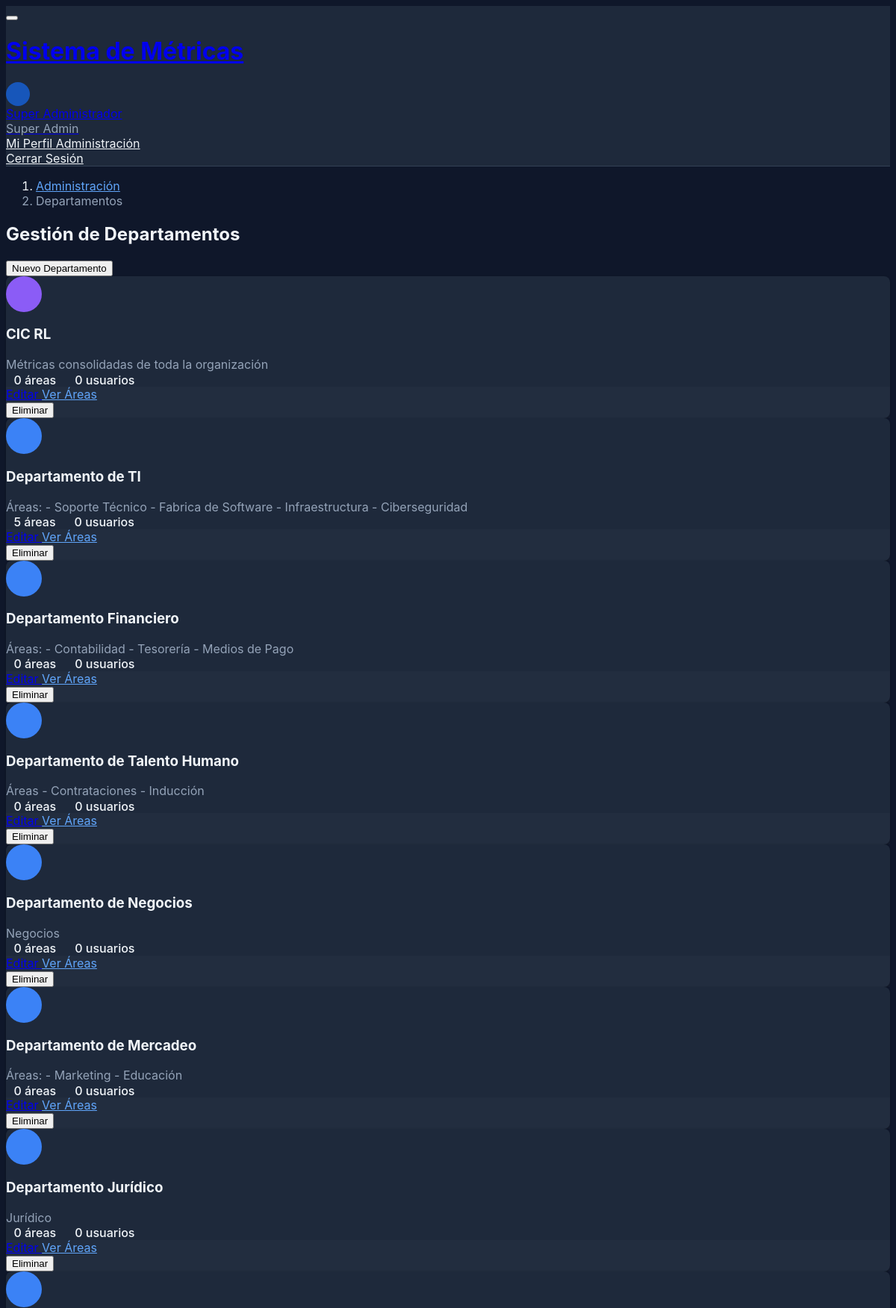
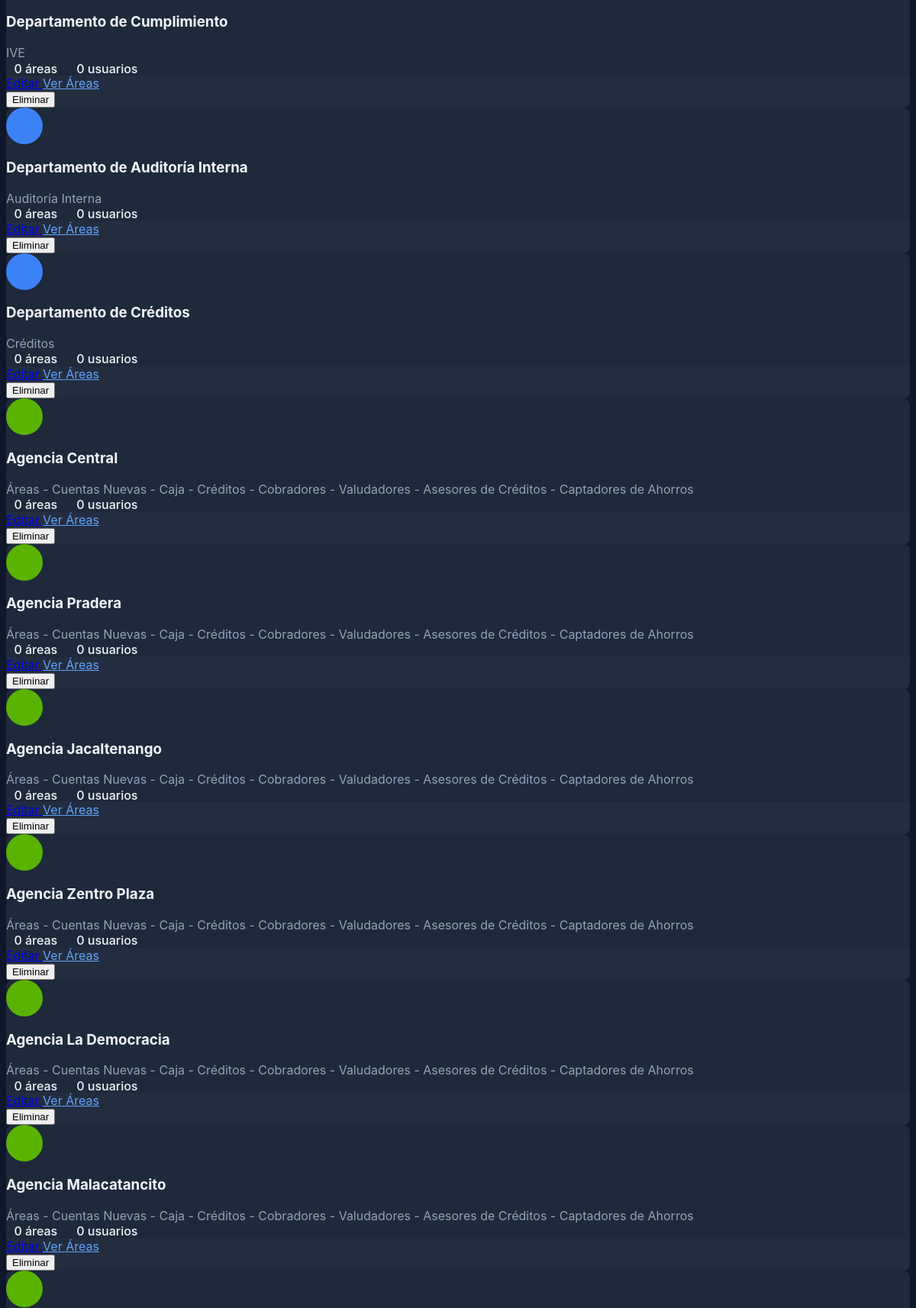
The app's page /admin/departamentos.php (signed in, upper part) with its own data (2 pictures, top to bottom).
### tables this page shows
CREATE TABLE `departamentos` (
  `id` int NOT NULL AUTO_INCREMENT,
  `nombre` varchar(100) NOT NULL,
  `descripcion` text,
  `tipo` enum('agencia','corporativo','global') DEFAULT 'corporativo',
  `color` varchar(7) DEFAULT '#3b82f6',
  `icono` varchar(50) DEFAULT 'building',
  `activo` tinyint(1) DEFAULT '1',
  `orden` int DEFAULT '0',
  `created_at` timestamp NOT NULL DEFAULT CURRENT_TIMESTAMP,
  `updated_at` timestamp NOT NULL DEFAULT CURRENT_TIMESTAMP ON UPDATE CURRENT_TIMESTAMP,
  PRIMARY KEY (`id`),
  KEY `idx_activo` (`activo`),
  KEY `idx_orden` (`orden`),
  KEY `idx_tipo` (`tipo`)
);

### includes/functions.php (called while the page is built, shortened)
<?php
if (!function_exists('e')) {
    function e($string) {
        return htmlspecialchars($string, ENT_QUOTES, 'UTF-8');
    }
}
if (!function_exists('baseUrl')) {
    function baseUrl($path = '') {
        return BASE_URL . $path;
    }
}
?>

### src/Models/Model.php (called while the page is built, shortened)
<?php
class Model {
    public function __construct() {
        $this->db = $this->getConnection();
    }
    private function getConnection() {
        static $db = null;
        if ($db === null) {
            $dsn = "mysql:host=" . DB_HOST . ";dbname=" . DB_NAME . ";charset=" . DB_CHARSET;
            $options = [
                PDO::ATTR_ERRMODE => PDO::ERRMODE_EXCEPTION,
                PDO::ATTR_DEFAULT_FETCH_MODE => PDO::FETCH_ASSOC,
                PDO::ATTR_EMULATE_PREPARES => false
            ];
            try {
                $db = new PDO($dsn, DB_USER, DB_PASS, $options);
            } catch (PDOException $e) {
                die('Error de conexión a la base de datos: ' . $e->getMessage());
            }
        }
        return $db;
    }
}

### src/Models/Departamento.php (called while the page is built, shortened)
<?php
class Departamento extends Model {
    protected $table = 'departamentos';
    public function getAllWithStats() {
        $stmt = $this->db->query("
            SELECT d.*,
                   COUNT(DISTINCT a.id) as total_areas,
                   COUNT(DISTINCT u.id) as total_usuarios
            FROM {$this->table} d
            LEFT JOIN areas a ON d.id = a.departamento_id AND a.activo = 1
            LEFT JOIN usuarios u ON d.id = u.departamento_id AND u.activo = 1
            GROUP BY d.id
            ORDER BY d.activo DESC, d.orden, d.nombre
        ");
        return $stmt->fetchAll();
    }
}

### public/admin/departamentos.php (the view, shortened to what this page needs)
<?php
$deptModel = new Departamento();
$departamentos = $deptModel->getAllWithStats();
require_once __DIR__ . '/../../views/layouts/header.php';
?>
<div class="page-wrapper">
    <div class="page-body">
        <div class="container-xl">
            <div class="page-header mb-4">
                <div class="row align-items-center">
                    <div class="col">
                        <nav aria-label="breadcrumb">
                            <ol class="breadcrumb">
                                <li class="breadcrumb-item"><a href="<?php echo baseUrl('/admin/index.php'); ?>">Administración</a></li>
                                <li class="breadcrumb-item active">Departamentos</li>
                            </ol>
                        </nav>
                        <h2 class="page-title">
                            Gestión de Departamentos
                        </h2>
                    </div>
                    <div class="col-auto">
                        <button type="button" class="btn btn-primary" data-bs-toggle="modal" data-bs-target="#modalDepartamento">
                            Nuevo Departamento
                        </button>
                    </div>
                </div>
            </div>
            <div class="row row-cards">
                <?php foreach ($departamentos as $dept): ?>
                <div class="col-md-6 col-lg-4">
                    <div class="card <?php echo $dept['activo'] ? '' : 'opacity-50'; ?>">
                        <div class="card-body">
                            <div class="row align-items-center">
                                <div class="col-auto">
                                    <span class="avatar avatar-lg" style="background-color: <?php echo e($dept['color']); ?>">
                                    </span>
                                </div>
                                <div class="col">
                                    <h3 class="card-title mb-1">
                                        <?php echo e($dept['nombre']); ?>
                                    </h3>
                                    <div class="text-muted small">
                                        <?php echo e($dept['descripcion'] ?: 'Sin descripción'); ?>
                                    </div>
                                    <div class="mt-2">
                                        <span class="badge bg-blue-lt">
                                            <?php echo $dept['total_areas'] ?? 0; ?> áreas
                                        </span>
                                        <span class="badge bg-purple-lt ms-1">
                                            <?php echo $dept['total_usuarios'] ?? 0; ?> usuarios
                                        </span>
                                    </div>
                                </div>
                            </div>
                        </div>
                        <div class="card-footer">
                            <div class="btn-list">
                                <a href="?editar=<?php echo $dept['id']; ?>" class="btn btn-sm btn-primary">
                                    <i class="ti ti-edit"></i> Editar
                                </a>
                                <a href="<?php echo baseUrl('/admin/areas.php?departamento=' . $dept['id']); ?>" class="btn btn-sm btn-outline-primary">
                                    <i class="ti ti-layout-grid"></i> Ver Áreas
                                </a>
                                <?php if ($dept['activo']): ?>
                                <form method="POST" class="d-inline" onsubmit="return confirm('¿Eliminar este departamento?');">
                                    <button type="submit" class="btn btn-sm btn-ghost-danger">
                                        <i class="ti ti-trash"></i> Eliminar
                                    </button>
                                </form>
                                <?php endif; ?>
                            </div>
                        </div>
                    </div>
                </div>
                <?php endforeach; ?>
            </div>
        </div>
    </div>
</div>
<?php require_once __DIR__ . '/../../views/layouts/footer.php'; ?>

### public/assets/css/custom.css (style rules this page uses)
:root[data-bs-theme="dark"] { --primary-color: #60a5fa; --success-color: #34d399; --warning-color: #fbbf24; --danger-color: #f87171; --info-color: #60a5fa; --bg-body: #0f172a; --bg-surface: #1e293b; --text-primary: #f1f5f9; --text-secondary: #94a3b8; --border-color: #334155; }
body { font-family: -apple-system, BlinkMacSystemFont, "Segoe UI", Roboto, "Helvetica Neue", Arial, sans-serif; background-color: var(--bg-body); color: var(--text-primary); }
.page-wrapper { background-color: var(--bg-body); }
.card { border-radius: 8px; box-shadow: 0 1px 3px rgba(0, 0, 0, 0.1); transition: box-shadow 0.2s, background-color 0.2s; background-color: var(--bg-surface); border-color: var(--border-color); }
[data-bs-theme="dark"] .card { box-shadow: 0 1px 3px rgba(0, 0, 0, 0.3); }
.avatar { border-radius: 50%; display: inline-flex; align-items: center; justify-content: center; font-weight: 600; color: white; }
.avatar-lg { width: 3rem; height: 3rem; font-size: 1.25rem; }
.badge { font-weight: 500; padding: 0.35em 0.65em; }
.text-muted { color: var(--text-secondary) !important; }
* { transition: background-color 0.2s ease, color 0.2s ease, border-color 0.2s ease; }
.card, .btn, .form-control, .list-group-item-action { transition: all 0.2s ease; }
[data-bs-theme="dark"] .card-footer { background-color: rgba(255, 255, 255, 0.02); border-top-color: var(--border-color); }
[data-bs-theme="dark"] .breadcrumb-item a { color: var(--primary-color); }
[data-bs-theme="dark"] .breadcrumb-item.active { color: var(--text-secondary); }
[data-bs-theme="dark"] .btn-outline-primary { color: var(--primary-color); border-color: var(--primary-color); }
[data-bs-theme="dark"] .page-title { color: var(--text-primary); }
[data-bs-theme="dark"] .avatar { color: white; }

### records on screen
departamentos: nombre "CIC RL", descripcion "Métricas consolidadas de toda la organización", total_areas "0", total_usuarios "0"
departamentos: nombre "Departamento de TI", descripcion "Áreas: - Soporte Técnico - Fabrica de Software - Infraestructura - Ciberseguridad", total_areas "5", total_usuarios "0"
departamentos: nombre "Departamento Financiero", descripcion "Áreas: - Contabilidad - Tesorería - Medios de Pago", total_areas "0", total_usuarios "0"
departamentos: nombre "Departamento de Talento Humano", descripcion "Áreas - Contrataciones - Inducción", total_areas "0", total_usuarios "0"
departamentos: nombre "Departamento de Negocios", descripcion "Negocios", total_areas "0", total_usuarios "0"
departamentos: nombre "Departamento de Mercadeo", descripcion "Áreas: - Marketing - Educación", total_areas "0", total_usuarios "0"
departamentos: nombre "Departamento Jurídico", descripcion "Jurídico", total_areas "0", total_usuarios "0"
departamentos: nombre "Departamento de Cumplimiento", descripcion "IVE", total_areas "0", total_usuarios "0"
departamentos: nombre "Departamento de Auditoría Interna", descripcion "Auditoría Interna", total_areas "0", total_usuarios "0"
departamentos: nombre "Departamento de Créditos", descripcion "Créditos", total_areas "0", total_usuarios "0"
departamentos: nombre "Agencia Central", descripcion "Áreas - Cuentas Nuevas - Caja - Créditos - Cobradores - Valudadores - Asesores de Créditos - Captadores de Ahorros", total_areas "0", total_usuarios "0"
departamentos: nombre "Agencia Pradera", descripcion "Áreas - Cuentas Nuevas - Caja - Créditos - Cobradores - Valudadores - Asesores de Créditos - Captadores de Ahorros", total_areas "0", total_usuarios "0"
departamentos: nombre "Agencia Jacaltenango", descripcion "Áreas - Cuentas Nuevas - Caja - Créditos - Cobradores - Valudadores - Asesores de Créditos - Captadores de Ahorros", total_areas "0", total_usuarios "0"
departamentos: nombre "Agencia Zentro Plaza", descripcion "Áreas - Cuentas Nuevas - Caja - Créditos - Cobradores - Valudadores - Asesores de Créditos - Captadores de Ahorros", total_areas "0", total_usuarios "0"
departamentos: nombre "Agencia La Democracia", descripcion "Áreas - Cuentas Nuevas - Caja - Créditos - Cobradores - Valudadores - Asesores de Créditos - Captadores de Ahorros", total_areas "0", total_usuarios "0"
departamentos: nombre "Agencia Malacatancito", descripcion "Áreas - Cuentas Nuevas - Caja - Créditos - Cobradores - Valudadores - Asesores de Créditos - Captadores de Ahorros", total_areas "0", total_usuarios "0"

### other values on screen
$user['nombre'] "Super Administrador"
$roles[$user['rol']] "Super Admin"
